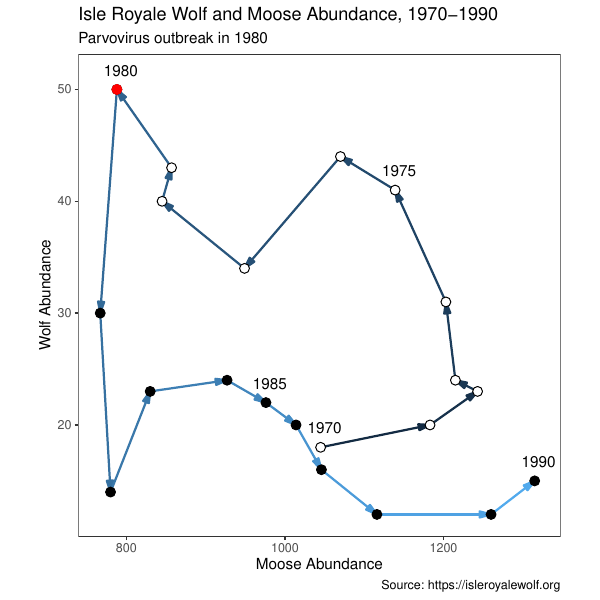

Write the R code that produced this figure.
library(tidyverse)

irmw <- read.csv("https://raw.githubusercontent.com/droglenc/NCData/master/WolvesMoose_IsleRoyale_June2019.csv",
                 na.strings=c("NA","N/A"))  %>%
  select(year,wolves,moose) %>%
  mutate(parvo=ifelse(year>1980,"Post-parvo","Pre-parvo"),
         parvo=factor(parvo,levels=c("Pre-parvo","Post-parvo"))) %>%
  filter(year>=1970,year<=1990) %>%
  mutate(year5=ifelse(year %in% seq(1970,1990,5),year,""),moose.next=c(moose[-1],NA),wolves.next=c(wolves[-1],NA))


#!# Create base IR moose-wolf plot
ggplot(data=irmw,mapping=aes(x=moose,y=wolves)) +
  geom_segment(mapping=aes(xend=moose.next,yend=wolves.next,color=year),
               size=0.75,arrow=arrow(length=unit(3,"mm"),angle=15,type="closed")) +
  geom_point(mapping=aes(fill=parvo),pch=21,size=3) +
  scale_fill_manual(values=c("Pre-parvo"="white","Post-parvo"="black")) +
  labs(title="Isle Royale Wolf and Moose Abundance, 1970-1990",
       subtitle="Parvovirus outbreak in 1980",
       x="Moose Abundance",y="Wolf Abundance",
       caption="Source: https://isleroyalewolf.org") +
  theme_bw() + theme(panel.grid=element_blank(),legend.position="none",
                     aspect.ratio=1) +
  geom_point(data=filter(irmw,year==1980),color="red",size=3) +
  geom_text(mapping=aes(label=year5),vjust="bottom",nudge_y=1.2,nudge_x=5)

ggsave("Plot_for_PR.pdf",path="modules/Annotations/",width=6,height=6)
